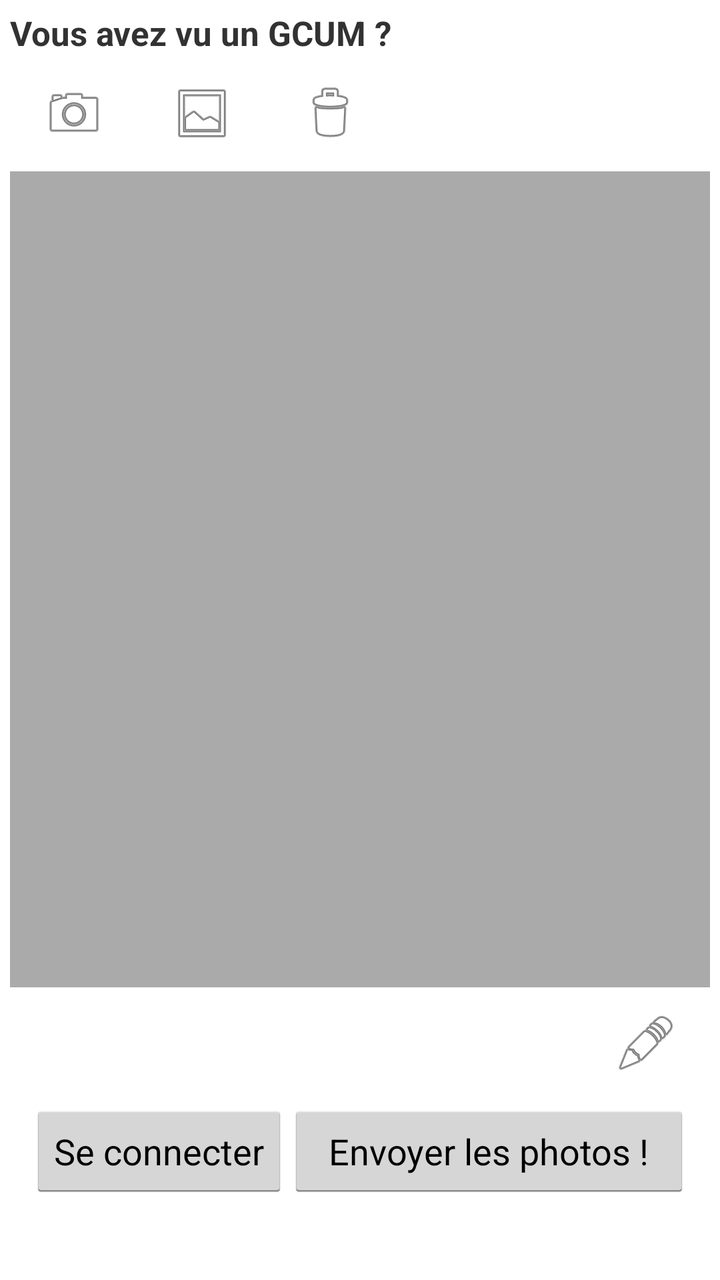
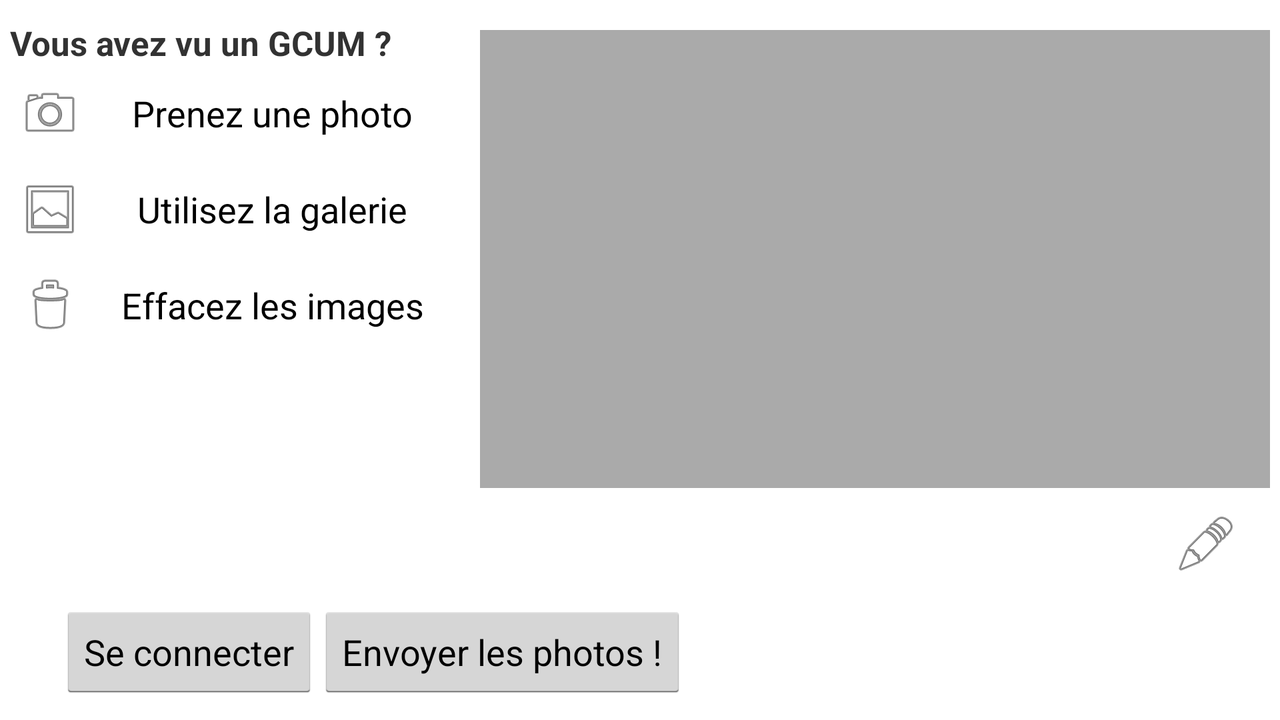

Two renders of one Android screen. The first uses the default layout on a phone; the second uses the alternative layout the repository ships for a different screen configuration, on a matching device. The two XML files are below.
<!-- AndroidManifest.xml: application theme AppTheme -->
<!-- res/layout/welcome.xml -->
<?xml version="1.0" encoding="utf-8"?>
<RelativeLayout xmlns:android="http://schemas.android.com/apk/res/android"
    xmlns:tools="http://schemas.android.com/tools"
    android:layout_width="match_parent"
    android:layout_height="match_parent"
    android:columnCount="1"
    android:paddingBottom="5dp"
    android:paddingLeft="5dp"
    android:paddingRight="5dp"
    android:paddingTop="5dp"
    tools:context="gcum.gcumfisher.WelcomeActivity">

    <TextView
        android:id="@+id/title"
        android:layout_width="wrap_content"
        android:layout_height="wrap_content"
        android:layout_alignParentTop="true"
        android:text="@string/gcum_spotted"
        android:textSize="17sp"
        android:textStyle="bold" />

    <GridLayout
        android:id="@+id/photoButtons"
        android:layout_width="match_parent"
        android:layout_height="wrap_content"
        android:layout_below="@id/title"
        android:layout_marginTop="5dp"
        android:columnCount="4">

        <ImageButton
            android:id="@+id/takePhoto"
            style="?android:attr/borderlessButtonStyle"
            android:layout_width="wrap_content"
            android:layout_height="wrap_content"
            android:contentDescription="@string/take_photo"
            android:onClick="takePhoto"
            android:src="@android:drawable/ic_menu_camera" />

        <ImageButton
            android:id="@+id/usePhoto"
            style="?android:attr/borderlessButtonStyle"
            android:layout_width="wrap_content"
            android:layout_height="wrap_content"
            android:contentDescription="@string/use_photo"
            android:onClick="pickPhoto"
            android:src="@android:drawable/ic_menu_gallery" />

        <ImageButton
            android:id="@+id/clearPhotos"
            style="?android:attr/borderlessButtonStyle"
            android:layout_width="wrap_content"
            android:layout_height="wrap_content"
            android:contentDescription="@string/erase_photos"
            android:onClick="clearPhotos"
            android:src="@android:drawable/ic_menu_delete" />

        <TextView
            android:id="@+id/photosCount"
            android:textSize="17sp"
            android:textStyle="bold" />
    </GridLayout>

    <TextView
        android:id="@+id/progress"
        android:layout_width="wrap_content"
        android:layout_height="wrap_content"
        android:layout_alignParentBottom="true"
        android:layout_marginBottom="10dp"
        android:layout_marginEnd="25dp"
        android:layout_marginLeft="25dp"
        android:layout_marginRight="25dp"
        android:layout_marginStart="25dp"
        android:textSize="15sp"
        android:textStyle="bold" />

    <RelativeLayout
        android:id="@+id/networkButtons"
        android:layout_width="match_parent"
        android:layout_height="wrap_content"
        android:layout_above="@id/progress"
        android:layout_marginBottom="5dp"
        android:layout_marginEnd="10dp"
        android:layout_marginLeft="10dp"
        android:layout_marginRight="10dp"
        android:layout_marginStart="10dp">

        <Button
            android:id="@+id/login"
            android:layout_width="wrap_content"
            android:layout_height="wrap_content"
            android:layout_alignParentLeft="true"
            android:layout_alignParentStart="true"
            android:onClick="login"
            android:text="@string/login" />

        <Button
            android:id="@+id/send"
            android:layout_width="wrap_content"
            android:layout_height="wrap_content"
            android:layout_alignParentEnd="true"
            android:layout_alignParentRight="true"
            android:layout_toEndOf="@id/login"
            android:layout_toRightOf="@id/login"
            android:onClick="send"
            android:text="@string/send" />

    </RelativeLayout>


    <RelativeLayout
        android:id="@+id/location"
        android:layout_width="match_parent"
        android:layout_height="wrap_content"
        android:layout_above="@id/networkButtons"
        android:layout_marginBottom="5dp"
        android:columnCount="3">

        <ImageButton
            android:id="@+id/adjustLocation"
            style="?android:attr/borderlessButtonStyle"
            android:layout_width="wrap_content"
            android:layout_height="wrap_content"
            android:layout_alignParentEnd="true"
            android:layout_alignParentRight="true"
            android:contentDescription="@string/adjust_location"
            android:onClick="adjustLocation"
            android:paddingBottom="7dp"
            android:paddingTop="5dp"
            android:src="@android:drawable/ic_menu_edit" />

        <TextView
            android:id="@+id/street"
            android:layout_width="wrap_content"
            android:layout_height="wrap_content"
            android:layout_alignParentLeft="true"
            android:layout_alignParentStart="true"
            android:layout_alignTop="@id/adjustLocation"
            android:layout_marginEnd="5dp"
            android:layout_marginRight="5dp"
            android:layout_toLeftOf="@id/adjustLocation"
            android:layout_toStartOf="@id/adjustLocation"
            android:textSize="17sp"
            android:textStyle="bold" />

    </RelativeLayout>

    <HorizontalScrollView
        android:id="@+id/imagesScroll"
        android:layout_width="match_parent"
        android:layout_height="match_parent"
        android:layout_above="@id/location"
        android:layout_below="@id/photoButtons"
        android:layout_marginBottom="5dp"
        android:layout_marginTop="5dp"
        android:background="@android:color/darker_gray"
        android:fillViewport="true">

        <GridLayout
            android:id="@+id/images"
            android:layout_width="wrap_content"
            android:layout_height="wrap_content"
            android:orientation="horizontal"
            android:paddingBottom="10dp"
            android:paddingTop="10dp" />
    </HorizontalScrollView>

</RelativeLayout>
<!-- resources referenced by this layout -->
<resources>
  <string name="adjust_location">Modifier</string>
  <string name="erase_photos">Effacez les images</string>
  <string name="gcum_spotted">Vous avez vu un GCUM ?</string>
  <string name="login">Se connecter</string>
  <string name="send">Envoyer les photos !</string>
  <string name="take_photo">Prenez une photo</string>
  <string name="use_photo">Utilisez la galerie</string>
  <style name="AppTheme" parent="android:Theme.Holo.Light.DarkActionBar" />
</resources>
<!-- res/layout-land/welcome.xml (the repository's variant of the layout above) -->
<!-- drawn on the phone turned sideways -->
<?xml version="1.0" encoding="utf-8"?>
<RelativeLayout xmlns:android="http://schemas.android.com/apk/res/android"
    xmlns:tools="http://schemas.android.com/tools"
    android:layout_width="match_parent"
    android:layout_height="match_parent"
    android:columnCount="1"
    android:paddingBottom="5dp"
    android:paddingLeft="5dp"
    android:paddingRight="5dp"
    android:paddingTop="5dp"
    tools:context="gcum.gcumfisher.WelcomeActivity">

    <RelativeLayout
        android:layout_width="match_parent"
        android:layout_height="wrap_content"
        android:layout_above="@id/location"
        android:layout_alignParentEnd="true"
        android:layout_alignParentLeft="true"
        android:layout_alignParentRight="true"
        android:layout_alignParentStart="true"
        android:layout_alignParentTop="true"
        android:layout_marginTop="5dp"
        android:baselineAligned="false"
        android:columnCount="2"
        android:orientation="horizontal"
        android:rowCount="1">

        <GridLayout
            android:id="@+id/photoButtons"
            android:layout_width="230dp"
            android:layout_height="wrap_content"
            android:layout_alignParentLeft="true"
            android:layout_alignParentStart="true"
            android:columnCount="1"
            android:rowCount="3">

            <RelativeLayout
                android:layout_width="match_parent"
                android:layout_height="wrap_content">

                <TextView
                    android:id="@+id/title"
                    android:layout_width="wrap_content"
                    android:layout_height="wrap_content"
                    android:layout_alignParentLeft="true"
                    android:layout_alignParentStart="true"
                    android:layout_toLeftOf="@id/photosCount"
                    android:layout_toStartOf="@id/photosCount"
                    android:text="@string/gcum_spotted"
                    android:textSize="17sp"
                    android:textStyle="bold" />

                <TextView
                    android:id="@+id/photosCount"
                    android:layout_width="wrap_content"
                    android:layout_height="wrap_content"
                    android:layout_alignParentEnd="true"
                    android:layout_alignParentRight="true"
                    android:textSize="17sp"
                    android:textStyle="bold" />

            </RelativeLayout>

            <Button
                android:id="@+id/takePhoto"
                style="?android:attr/borderlessButtonStyle"
                android:layout_width="match_parent"
                android:drawableLeft="@android:drawable/ic_menu_camera"
                android:drawableStart="@android:drawable/ic_menu_camera"
                android:onClick="takePhoto"
                android:text="@string/take_photo" />

            <Button
                android:id="@+id/usePhoto"
                style="?android:attr/borderlessButtonStyle"
                android:layout_width="match_parent"
                android:drawableLeft="@android:drawable/ic_menu_gallery"
                android:drawableStart="@android:drawable/ic_menu_gallery"
                android:onClick="pickPhoto"
                android:text="@string/use_photo" />

            <Button
                android:id="@+id/clearPhotos"
                style="?android:attr/borderlessButtonStyle"
                android:layout_width="match_parent"
                android:drawableLeft="@android:drawable/ic_menu_delete"
                android:drawableStart="@android:drawable/ic_menu_delete"
                android:onClick="clearPhotos"
                android:text="@string/erase_photos" />

        </GridLayout>

        <HorizontalScrollView
            android:id="@+id/imagesScroll"
            android:layout_width="match_parent"
            android:layout_height="match_parent"
            android:layout_alignParentEnd="true"
            android:layout_alignParentRight="true"
            android:layout_marginBottom="5dp"
            android:layout_marginLeft="5dp"
            android:layout_marginStart="5dp"
            android:layout_marginTop="5dp"
            android:layout_toEndOf="@id/photoButtons"
            android:layout_toRightOf="@id/photoButtons"
            android:background="@android:color/darker_gray"
            android:fillViewport="false">

            <GridLayout
                android:id="@+id/images"
                android:layout_width="wrap_content"
                android:layout_height="wrap_content"
                android:orientation="horizontal"
                android:paddingBottom="10dp"
                android:paddingTop="10dp" />

        </HorizontalScrollView>

    </RelativeLayout>

    <RelativeLayout
        android:id="@+id/sendProcess"
        android:layout_width="wrap_content"
        android:layout_height="wrap_content"
        android:layout_alignParentBottom="true"
        android:layout_marginBottom="5dp"
        android:layout_marginEnd="25dp"
        android:layout_marginLeft="25dp"
        android:layout_marginRight="25dp"
        android:layout_marginStart="25dp">

        <Button
            android:id="@+id/login"
            android:layout_width="wrap_content"
            android:layout_height="wrap_content"
            android:layout_alignParentLeft="true"
            android:layout_alignParentStart="true"
            android:onClick="login"
            android:text="@string/login" />

        <Button
            android:id="@+id/send"
            android:layout_width="wrap_content"
            android:layout_height="wrap_content"
            android:layout_toEndOf="@id/login"
            android:layout_toRightOf="@id/login"
            android:onClick="send"
            android:text="@string/send" />

        <TextView
            android:id="@+id/progress"
            android:layout_width="wrap_content"
            android:layout_height="wrap_content"
            android:layout_alignBaseline="@id/send"
            android:layout_alignParentEnd="true"
            android:layout_alignParentRight="true"
            android:layout_marginLeft="10dp"
            android:layout_marginStart="10dp"
            android:layout_toEndOf="@id/send"
            android:layout_toRightOf="@id/send"
            android:textSize="15sp"
            android:textStyle="bold" />
    </RelativeLayout>

    <RelativeLayout
        android:id="@+id/location"
        android:layout_width="match_parent"
        android:layout_height="wrap_content"
        android:layout_above="@id/sendProcess"
        android:layout_marginBottom="5dp">

        <ImageButton
            android:id="@+id/adjustLocation"
            style="?android:attr/borderlessButtonStyle"
            android:layout_width="wrap_content"
            android:layout_height="wrap_content"
            android:layout_alignParentEnd="true"
            android:layout_alignParentRight="true"
            android:contentDescription="@string/adjust_location"
            android:onClick="adjustLocation"
            android:paddingBottom="7dp"
            android:paddingTop="5dp"
            android:src="@android:drawable/ic_menu_edit" />

        <TextView
            android:id="@+id/street"
            android:layout_width="wrap_content"
            android:layout_height="wrap_content"
            android:layout_alignParentLeft="true"
            android:layout_alignParentStart="true"
            android:layout_alignTop="@id/adjustLocation"
            android:layout_marginEnd="5dp"
            android:layout_marginRight="5dp"
            android:layout_toLeftOf="@id/adjustLocation"
            android:layout_toStartOf="@id/adjustLocation"
            android:textSize="17sp"
            android:textStyle="bold" />
    </RelativeLayout>

</RelativeLayout>
